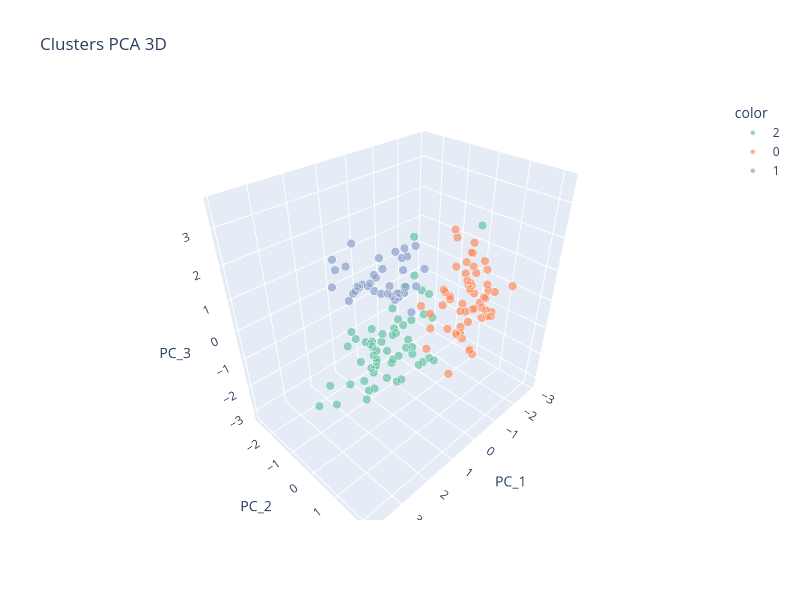

Notebook cell for this chart:
### Code cell
import plotly.express as px

fig = px.scatter_3d(
    train_set_pca_kmeans_3,
    x='PC_1',
    y='PC_2',
    z='PC_3',
    color=train_set_pca_kmeans_3['Cluster'].astype(str),
    opacity=0.7,
    title='Clusters PCA 3D',
    color_discrete_sequence=px.colors.qualitative.Set2,
    width=800,
    height=600
)

fig.update_traces(marker=dict(size=5, line=dict(width=0.5, color='white')))
fig.show()
